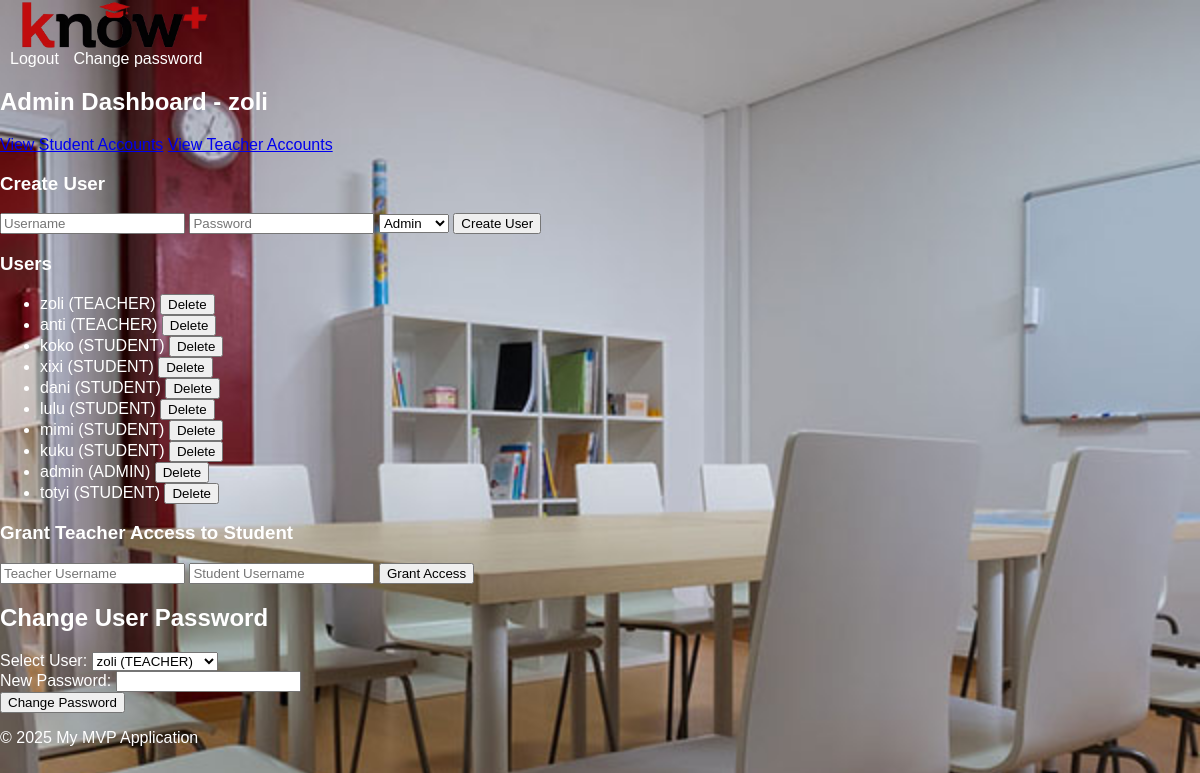
The app's page /admin/home (signed in) with its own data.
### models.py (models this page shows, shortened)
class User(db.Model, UserMixin):
    id = db.Column(db.Integer, primary_key=True)
    username = db.Column(db.String(80), unique=True, nullable=False)
    password_hash = db.Column(db.String(128))
    user_type = db.Column(db.Enum(UserType), nullable=False)  # Using UserType enum for role

### app.py (the view)
@app.route('/admin/home', methods=['GET'])
@login_required
def admin_home_display():
    users = User.query.all()  # Fetch all users to populate the dropdown
    return render_template('admin_home.html', users=users)

### app.py (called while the page is built)
@login_manager.user_loader
def load_user(user_id):
    return User.query.get(int(user_id))  # Load from the unified User model

### templates/admin_home.html (shortened to what this page needs)
{% extends "base.html" %}
{% block content %}
<h2>Admin Dashboard - {{ current_user.username }}</h2>
<div class="d-grid gap-2 d-md-block">
    <a href="{{ url_for('view_students') }}" class="btn btn-primary">View Student Accounts</a>
    <a href="{{ url_for('view_teachers') }}" class="btn btn-primary">View Teacher Accounts</a>
</div>
<h3>Create User</h3>
<form action="{{ url_for('create_user') }}" method="post">
    <input type="text" name="username" placeholder="Username" required>
    <input type="password" name="password" placeholder="Password" required>
    <select name="user_type">
        <option value="ADMIN">Admin</option>
    </select>
    <button type="submit">Create User</button>
</form>
<h3>Users</h3>
<ul>
    {% for user in users %}
    <li>
        {{ user.username }} ({{ user.user_type.value }})
        <form action="{{ url_for('delete_user', user_id=user.id) }}" method="post" style="display: inline;">
            <button type="submit">Delete</button>
        </form>
    </li>
    {% endfor %}
</ul>
<h3>Grant Teacher Access to Student</h3>
<form action="{{ url_for('grant_access') }}" method="post">
    <input type="text" name="teacher_username" placeholder="Teacher Username" required>
    <input type="text" name="student_username" placeholder="Student Username" required>
    <button type="submit">Grant Access</button>
</form>
<h2>Change User Password</h2>
<form method="POST" action="{{ url_for('change_user_password') }}">
    <div>
        <label for="user_id">Select User:</label>
        <select name="user_id" id="user_id" required>
            {% for user in users %}
            <option value="{{ user.id }}">{{ user.username }} ({{ user.user_type.value }})</option>
            {% endfor %}
        </select>
    </div>
    <div>
        <label for="new_password">New Password:</label>
        <input type="password" name="new_password" id="new_password" required>
    </div>
    <button type="submit">Change Password</button>
</form>
{% endblock %}

### templates/base.html (shortened to what this page needs)
<!DOCTYPE html>
<html lang="en">
<head>
    <link rel="stylesheet" href="{{ url_for('static', filename='css/style.css') }}">
</head>
<body style="background-image: url('{{ url_for('static', filename='img/background.jpg') }}'); background-size: cover; background-repeat: no-repeat; background-attachment: fixed;">
<div id="header">
    <a href="/">
        <picture>
            <source srcset="{{ url_for('static', filename='img/logo.avif') }}" type="image/avif">
            <img src="{{ url_for('static', filename='img/logo.png') }}" alt="Your Logo" class="logo">
        </picture>
    </a>
  <div class="user-options">
      {% if current_user.is_authenticated %}
          <a href="{{ url_for('logout') }}">Logout</a>
          <a href="{{ url_for('change_password') }}">Change password</a>
      {% endif %}
  </div>
</div>
<div id="content">
    {% block content %}{% endblock %}
</div>
<div id="footer">
    <p>&copy; 2025 My MVP Application</p>
</div>
</body>
</html>

### static/css/style.css (style rules this page uses)
body { font-family: sans-serif; margin: 0; padding: 0; color: white; }
.logo { height: 50px; vertical-align: middle; margin-left: 20px; }
.user-options { margin-right: 20px; }
.user-options a { color: white; text-decoration: none; margin-left: 10px; }

### records on screen
User: username "zoli", user_type.value "TEACHER"
User: username "anti", user_type.value "TEACHER"
User: username "koko", user_type.value "STUDENT"
User: username "xixi", user_type.value "STUDENT"
User: username "dani", user_type.value "STUDENT"
User: username "lulu", user_type.value "STUDENT"
User: username "mimi", user_type.value "STUDENT"
User: username "kuku", user_type.value "STUDENT"
User: username "admin", user_type.value "ADMIN"
User: username "totyi", user_type.value "STUDENT"

### other values on screen
form field user_id "zoli (TEACHER)"
